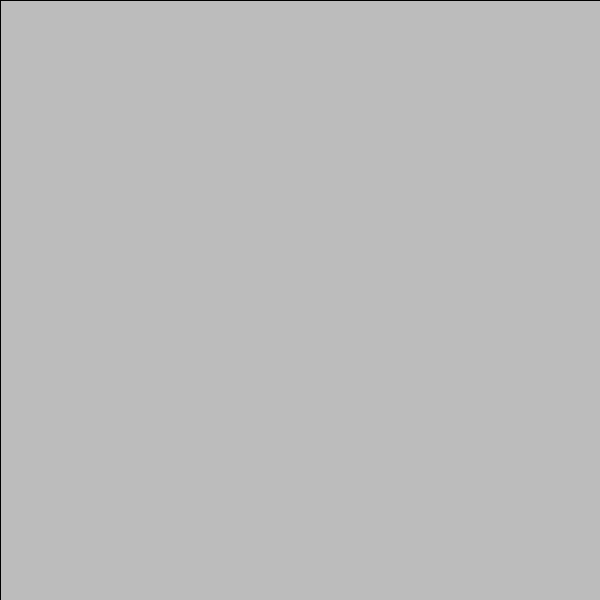
Frame 1 (no input)
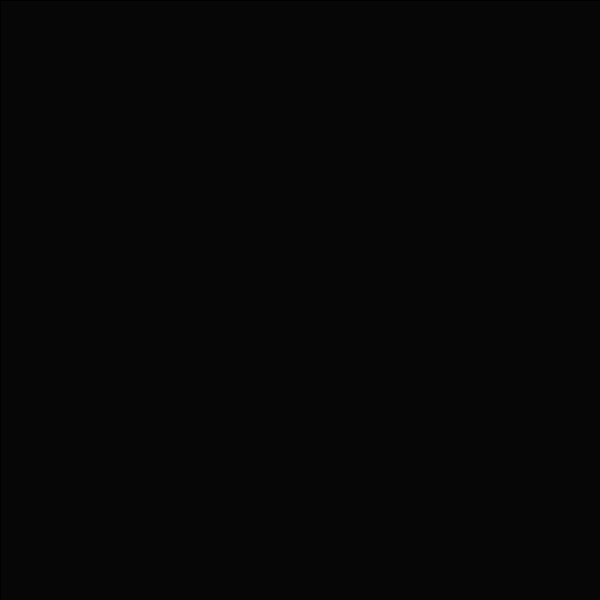
Frame 60 (the mouse pressed at the canvas centre just before this capture)
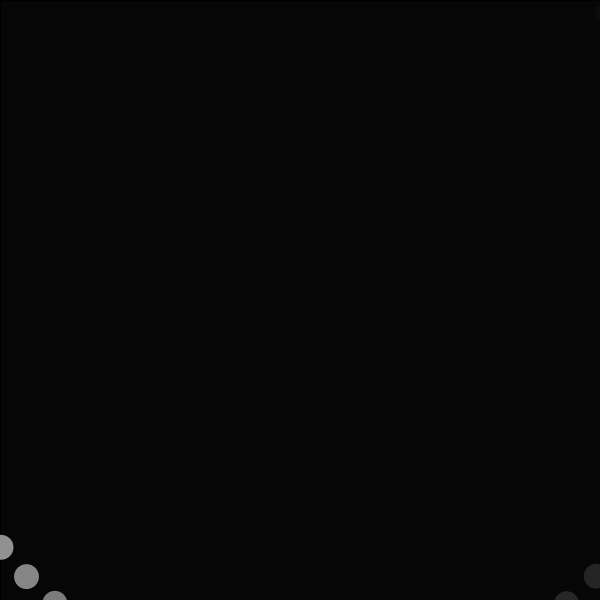
Frame 120 (the mouse held since frame 60 and released just before this capture)

The Processing sketch that drew these frames (run headless with seeded random() and noise(); from frame 60 on, the mouse is pressed at the canvas centre):

// Processing sketch: exercise_032_01
// ── exercise_032_01.pde
/*
Owen Grimm
 
 exercise_031_01
 
 using motion
 
 3/6/2018
 */

  float x = 10;
  float y =5;
  float angle =10;
  float l = 500; //length
void setup() {
  size (600, 600);
}

void draw () {

  fill( 0,20);
  rect(0,0, width, height);
  angle= angle + 0.1;
  x= cos (angle)* l;
  y= sin (angle) *l; 
  println(x, y, angle);
  l= l-1;
  fill (255);
  noStroke();
  ellipse (x+width/2, y+height/2, 25, 25);
  
}
